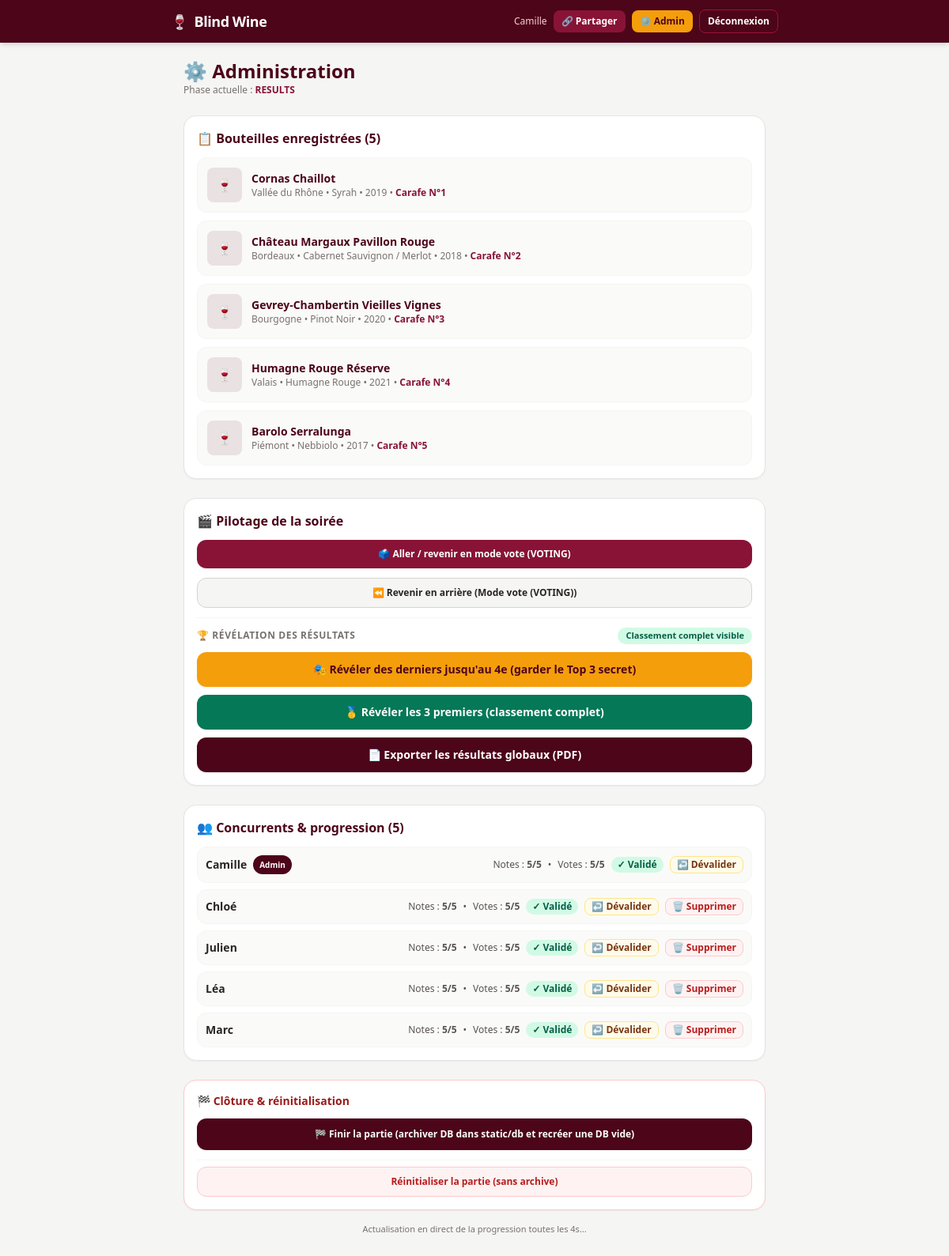
The page /admin (signed in) on the database as committed earlier.
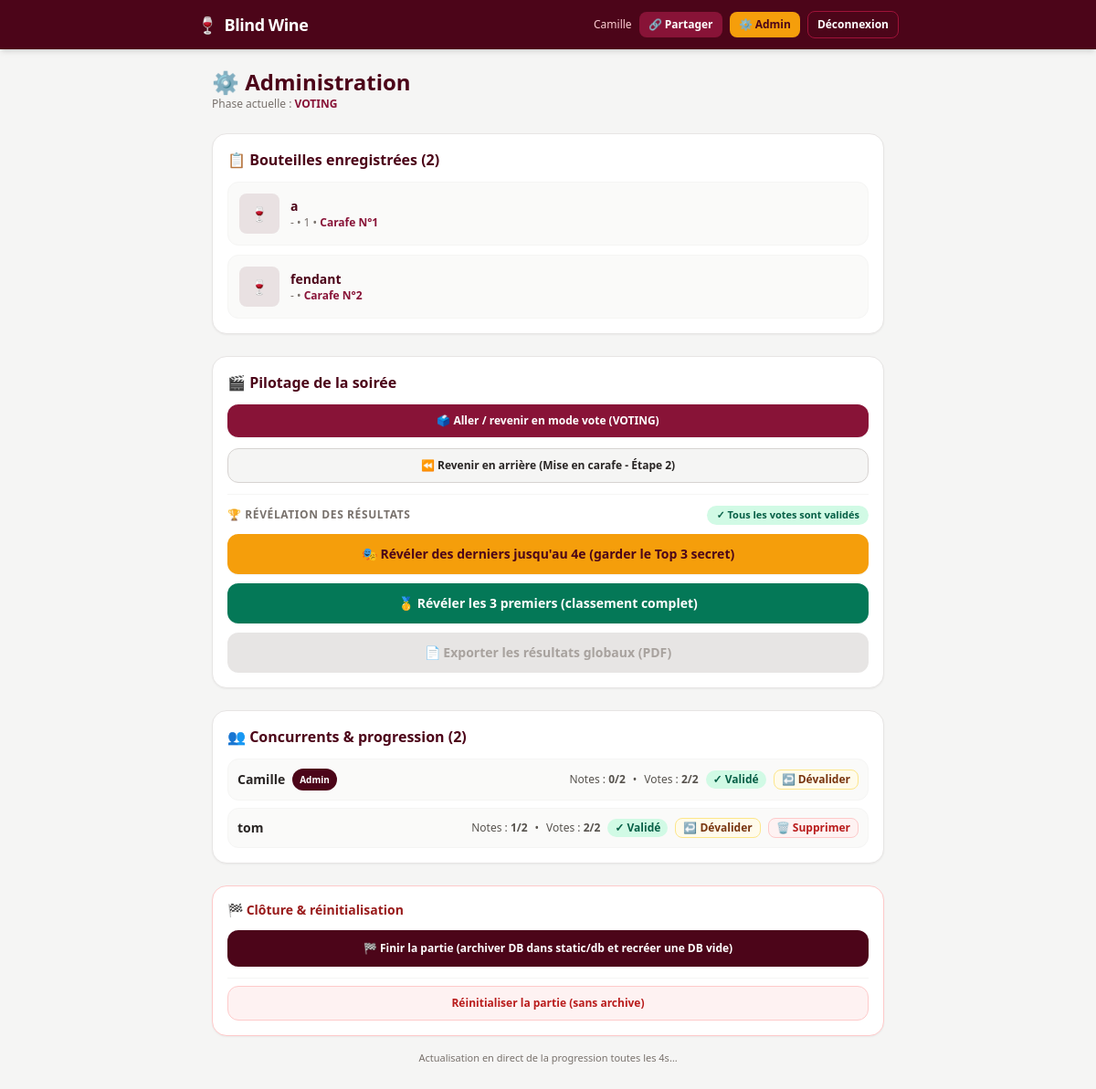
The same page on the database as committed later.
### tables this page shows
CREATE TABLE game_state (
    id INTEGER PRIMARY KEY CHECK (id = 1),
    phase TEXT DEFAULT 'TASTING',
    results_reveal TEXT DEFAULT 'all',
    person_a_id INTEGER,
    person_b_id INTEGER
);

CREATE TABLE wines (
    id INTEGER PRIMARY KEY AUTOINCREMENT,
    name TEXT NOT NULL,
    year TEXT,
    region TEXT,
    image_path TEXT,
    temp_code TEXT,
    carafe_number INTEGER
);

CREATE TABLE users (
    id INTEGER PRIMARY KEY AUTOINCREMENT,
    username TEXT UNIQUE NOT NULL,
    password TEXT NOT NULL,
    is_admin INTEGER DEFAULT 0
, votes_submitted INTEGER DEFAULT 0);

### routes/admin.py (the view, shortened to what this page needs)
@admin_bp.route('/admin', methods=['GET', 'POST'])
@login_required
@admin_required
def admin():
    db = get_db()
    state = db.execute('SELECT * FROM game_state WHERE id = 1').fetchone()
    wines = db.execute('SELECT * FROM wines').fetchall()
    users = db.execute('SELECT * FROM users ORDER BY username').fetchall()
    users_map = {u['id']: u['username'] for u in users}
    carafes_ready = are_wines_in_carafes(wines)
    carafing_started = (
        state['phase'] in ('BLIND_STEP1', 'BLIND_STEP2', 'VOTING', 'RESULTS')
        or carafes_ready
    )
    carafing_completed = (
        carafes_ready
        or state['phase'] in ('VOTING', 'RESULTS')
    )
    can_add_wine = not carafing_started
    can_edit_wine = state['phase'] not in ('VOTING', 'RESULTS')
    can_step_back = state['phase'] in ('BLIND_STEP1', 'BLIND_STEP2', 'VOTING', 'RESULTS')
    prev_phase_labels = {
        'RESULTS': 'Mode vote (VOTING)',
        'VOTING': 'Mise en carafe - Étape 2',
        'BLIND_STEP2': 'Mise en carafe - Étape 1',
        'BLIND_STEP1': 'Dégustation (TASTING)'
    }
    prev_phase_label = prev_phase_labels.get(state['phase'])
    has_enough_wines = len(wines) >= 2
    roles_ready = bool(
        state['person_a_id'] and state['person_b_id'] and state['person_a_id'] != state['person_b_id']
    )
    can_start_step1 = has_enough_wines and roles_ready
    can_force_step2 = has_enough_wines
    can_force_voting = carafes_ready
    expected_carafes = {w['carafe_number'] for w in wines if w['carafe_number'] is not None}
    expected_wine_ids = {w['id'] for w in wines if w['carafe_number'] is not None}
    expected_votes_count = len(expected_carafes)
    all_votes = db.execute('SELECT user_id, carafe_number, guessed_wine_id FROM votes').fetchall()
    votes_by_user = {}
    for v in all_votes:
        votes_by_user.setdefault(v['user_id'], []).append(v)
    progress = []
    all_votes_validated = (len(users) > 0 and expected_votes_count > 0 and carafes_ready)
    for u in users:
        notes_count = db.execute('SELECT COUNT(*) as c FROM notes WHERE user_id = ?', (u['id'],)).fetchone()['c']
        u_votes = votes_by_user.get(u['id'], [])
        is_validated, saved_count = inspect_user_votes(u, u_votes, expected_carafes, expected_wine_ids)
        if not is_validated:
            all_votes_validated = False
        progress.append({
            'user_id': u['id'],
            'username': u['username'],
            'is_admin': u['is_admin'],
            'is_current_user': (u['id'] == session.get('user_id')),
            'notes_done': notes_count,
            'votes_done': saved_count,
            'expected_votes': expected_votes_count,
            'votes_validated': is_validated,
            'total_wines': len(wines)
        })
    can_reveal_results = carafes_ready and all_votes_validated
    can_export_pdf = (state['phase'] == 'RESULTS' and (state['results_reveal'] or 'all') == 'all')
    archived_dbs = []
    if os.path.isdir(config.DB_ARCHIVE_FOLDER):
        archived_dbs = sorted(
            [f for f in os.listdir(config.DB_ARCHIVE_FOLDER) if f.endswith('.db')],
            reverse=True
        )
    return render_template(
        'admin.html',
        state=state,
        phase=state['phase'],
        results_reveal=state['results_reveal'] or 'all',
        wines=wines,
        users=users,
        users_map=users_map,
        progress=progress,
        can_add_wine=can_add_wine,
        can_edit_wine=can_edit_wine,
        carafing_completed=carafing_completed,
        can_step_back=can_step_back,
        prev_phase_label=prev_phase_label,
        carafes_ready=carafes_ready,
        can_start_step1=can_start_step1,
        can_force_step2=can_force_step2,
        can_force_voting=can_force_voting,
        all_votes_validated=all_votes_validated,
        can_reveal_results=can_reveal_results,
        can_export_pdf=can_export_pdf,
        archived_dbs=archived_dbs
    )

### templates/admin.html (shortened to what the changed rows need)
{% extends "base.html" %}
{% block content %}
<div class="mb-6">
  <h1 class="text-2xl font-bold text-rose-950">⚙️ Administration</h1>
  <p class="text-xs text-stone-500">Phase actuelle : <span class="font-bold text-rose-900">{{ phase }}</span></p>
</div>
<div class="bg-white p-4 rounded-2xl shadow-sm border border-stone-200 mb-6">
  <h2 class="font-bold text-base text-rose-950 mb-3">📋 Bouteilles enregistrées ({{ wines|length }})</h2>
  {% if wines %}
  <div class="space-y-2.5">
    {% for w in wines %}
    <div class="p-3 rounded-xl bg-stone-50 border border-stone-100 space-y-3">
      <div class="flex items-center justify-between gap-3">
        <div class="flex items-center gap-3 min-w-0">
          {% if w['image_path'] %}
          <img src="{{ url_for('static', filename=w['image_path']) }}" alt="{{ w['name'] }}"
            class="w-11 h-11 rounded-lg object-cover bg-stone-900 shrink-0">
          {% else %}
          <div class="w-11 h-11 rounded-lg bg-rose-950/10 text-rose-950 flex items-center justify-center shrink-0">🍷
          </div>
          {% endif %}
          <div class="min-w-0">
            <div class="font-bold text-sm text-rose-950 truncate">{{ w['name'] }}</div>
            <div class="text-xs text-stone-500 truncate">
              {{ w['region'] or '-' }} {{ '• ' + w['year'] if w['year'] }}
              {% if w['carafe_number'] %} • <span class="font-bold text-rose-900">Carafe N°{{ w['carafe_number']
                }}</span>{% endif %}
            </div>
          </div>
        </div>
      </div>
    </div>
    {% endfor %}
  </div>
  {% else %}
  <p class="text-xs text-stone-400 italic">Aucune bouteille ajoutée pour le moment.</p>
  {% endif %}
</div>
<div class="bg-white p-4 rounded-2xl shadow-sm border border-stone-200 mb-6 space-y-3">
  <h2 class="font-bold text-base text-rose-950 mb-1">🎬 Pilotage de la soirée</h2>
  {% if can_step_back and prev_phase_label %}
  <form method="POST" onsubmit="return confirm('Revenir à l\'étape précédente ({{ prev_phase_label }}) ?');">
    <button type="submit"
      class="w-full py-2.5 px-3 rounded-xl font-bold text-xs bg-stone-100 hover:bg-stone-200 text-stone-800 border border-stone-300 active:scale-95 transition">
      ⏪ Revenir en arrière ({{ prev_phase_label }})
    </button>
  </form>
  {% endif %}
  <div class="pt-3 border-t border-stone-100 space-y-2.5">
    <div class="flex items-center justify-between gap-2 flex-wrap">
      <span class="text-xs font-bold uppercase tracking-wider text-stone-500">🏆 Révélation des résultats</span>
      {% if not carafes_ready %}
      <span class="text-[11px] font-bold px-2.5 py-0.5 rounded-full bg-stone-100 text-stone-600">
        🔒 Carafes non prêtes
      </span>
      {% elif not all_votes_validated %}
      <span class="text-[11px] font-bold px-2.5 py-0.5 rounded-full bg-red-100 text-red-700">
        🔒 Votes incomplets chez au moins un joueur
      </span>
      {% elif phase == 'RESULTS' %}
      <span
        class="text-[11px] font-bold px-2.5 py-0.5 rounded-full {{ 'bg-amber-100 text-amber-900' if results_reveal == 'bottom_to_top_3' else 'bg-emerald-100 text-emerald-800' }}">
        {{ 'Suspense : Top 3 masqué' if results_reveal == 'bottom_to_top_3' else 'Classement complet visible' }}
      </span>
      {% else %}
      <span class="text-[11px] font-bold px-2.5 py-0.5 rounded-full bg-emerald-100 text-emerald-800">
        ✓ Tous les votes sont validés
      </span>
      {% endif %}
    </div>
    <form method="POST">
      <button type="submit" {% if not can_reveal_results %}disabled{% endif %}
        class="w-full py-3 px-4 rounded-xl font-extrabold text-sm shadow-sm transition {{ 'bg-amber-500 hover:bg-amber-600 text-rose-950 active:scale-95' if can_reveal_results else 'bg-stone-200 text-stone-400 cursor-not-allowed shadow-none' }}">
      </button>
    </form>
    <form method="POST">
      <button type="submit" {% if not can_reveal_results %}disabled{% endif %}
        class="w-full py-3 px-4 rounded-xl font-extrabold text-sm shadow-sm transition {{ 'bg-emerald-700 hover:bg-emerald-800 text-white active:scale-95' if can_reveal_results else 'bg-stone-200 text-stone-400 cursor-not-allowed shadow-none' }}">
      </button>
    </form>
    {% if can_export_pdf %}
    <a href="{{ url_for('game.export_results_pdf') }}"
      class="block text-center w-full py-3 px-4 rounded-xl font-extrabold text-sm bg-rose-950 hover:bg-rose-900 text-white shadow-sm active:scale-95 transition">
      📄 Exporter les résultats globaux (PDF)
    </a>
    {% else %}
    <button type="button" disabled
      class="w-full py-3 px-4 rounded-xl font-extrabold text-sm bg-stone-200 text-stone-400 cursor-not-allowed">
      📄 Exporter les résultats globaux (PDF)
    </button>
    {% endif %}
  </div>
</div>
<div class="bg-white p-4 rounded-2xl shadow-sm border border-stone-200 mb-6">
  <h2 class="font-bold text-base text-rose-950 mb-3">👥 Concurrents & progression ({{ progress|length }})</h2>
  <div id="players-progress-list" class="space-y-2 text-sm">
    {% for p in progress %}
    <div data-user-progress-id="{{ p['user_id'] }}"
      class="flex items-center justify-between gap-2 p-2.5 rounded-xl bg-stone-50 border border-stone-100 flex-wrap">
      <div class="flex items-center gap-2">
        <span class="font-bold text-stone-800">{{ p['username'] }}</span>
        {% if p['is_admin'] %}
        <span class="bg-rose-950 text-white text-[10px] font-bold px-2 py-0.5 rounded-full">Admin</span>
        {% endif %}
      </div>
      <div class="flex items-center gap-2 text-xs text-stone-600 flex-wrap">
        <span>Notes : <b class="prog-notes">{{ p['notes_done'] }}/{{ p['total_wines'] }}</b></span>
        <span>•</span>
        <span>Votes : <b class="prog-votes">{{ p['votes_done'] }}/{{ p['expected_votes'] }}</b></span>
        {% if p['votes_validated'] %}
        <span class="prog-status bg-emerald-100 text-emerald-800 font-bold px-2 py-0.5 rounded-full">✓ Validé</span>
        {% else %}
        <span class="prog-status bg-amber-100 text-amber-900 font-bold px-2 py-0.5 rounded-full">En attente</span>
        {% endif %}
        <form method="POST" class="inline unvalidate-form" data-username="{{ p['username'] }}">
          <button type="submit"
            class="bg-amber-50 hover:bg-amber-100 text-amber-900 border border-amber-200 font-bold px-2 py-0.5 rounded-lg transition">
            ↩ Dévalider
          </button>
        </form>
        {% if not p['is_current_user'] %}
        <form method="POST" class="inline delete-user-form" data-username="{{ p['username'] }}">
          <button type="submit"
            class="bg-red-50 hover:bg-red-100 text-red-700 border border-red-200 font-bold px-2 py-0.5 rounded-lg transition">
            🗑️ Supprimer
          </button>
        </form>
        {% endif %}
      </div>
    </div>
    {% endfor %}
  </div>
</div>
<div class="bg-white p-4 rounded-2xl shadow-sm border border-red-200 space-y-3">
  <h2 class="font-bold text-sm text-red-800">🏁 Clôture & réinitialisation</h2>
</div>
{% endblock %}

### templates/base.html (shortened to what this page needs)
<!DOCTYPE html>
<html lang="fr">
<head>
  <script src="https://cdn.tailwindcss.com"></script>
</head>
<body class="bg-stone-100 text-stone-800 min-h-screen pb-8">
  {% if session.get('user_id') %}
  <header class="bg-rose-950 text-white px-4 py-3 shadow-md sticky top-0 z-30">
    <div class="max-w-3xl mx-auto flex items-center justify-between gap-2">
      <a href="{{ url_for('game.index') }}"
        class="font-extrabold tracking-tight text-lg flex items-center gap-2 shrink-0">
        <span>🍷</span>
        <span>Blind Wine</span>
      </a>
      <div class="flex items-center gap-2 text-xs flex-wrap justify-end">
        <span class="text-rose-200 hidden sm:inline">{{ session.get('username') }}</span>
        <a href="{{ url_for('game.share') }}"
          class="bg-rose-900 hover:bg-rose-800 px-2.5 py-1.5 rounded-lg font-bold transition">
          🔗 Partager
        </a>
        {% if session.get('is_admin') %}
        <a href="{{ url_for('admin.admin') }}"
          class="bg-amber-500 hover:bg-amber-400 text-rose-950 px-2.5 py-1.5 rounded-lg font-extrabold transition">
          ⚙️ Admin
        </a>
        {% endif %}
        <a href="{{ url_for('auth.logout') }}"
          class="bg-rose-950 hover:bg-rose-900 border border-rose-800 px-2.5 py-1.5 rounded-lg font-semibold transition">
          Déconnexion
        </a>
      </div>
    </div>
  </header>
  {% endif %}
  <main class="max-w-3xl mx-auto px-4 pt-5">
    {% if message %}
    <div class="bg-white p-6 rounded-2xl shadow-sm border border-stone-200 text-center space-y-3 mt-6">
      <div class="text-3xl">⏳</div>
      <p class="font-bold text-rose-950 text-base">{{ message }}</p>
      <p class="text-xs text-stone-500">
        Actualisation automatique dans <span id="auto-refresh-countdown" class="font-extrabold text-rose-900">5</span>s…
      </p>
      <div class="pt-1 flex items-center justify-center gap-2 flex-wrap">
        <button type="button" onclick="window.location.reload()"
          class="inline-flex items-center gap-1.5 bg-rose-900 hover:bg-rose-950 text-white text-xs font-bold px-4 py-2 rounded-xl transition">
          🔄 Actualiser maintenant
        </button>
        <button type="button" id="toggle-auto-refresh"
          class="inline-flex items-center gap-1.5 bg-stone-100 hover:bg-stone-200 text-stone-700 border border-stone-300 text-xs font-bold px-3.5 py-2 rounded-xl transition">
          ⏸️ Mettre en pause
        </button>
      </div>
    </div>
    <script>
      document.addEventListener('DOMContentLoaded', function () {
        const intervalSeconds = 5;
        let remaining = intervalSeconds;
        let paused = false;
        const countdownEl = document.getElementById('auto-refresh-countdown');
        const toggleBtn = document.getElementById('toggle-auto-refresh');
        function updateLabel() {
          if (countdownEl) {
            countdownEl.textContent = remaining;
          }
        }
        if (toggleBtn) {
          toggleBtn.addEventListener('click', function () {
            paused = !paused;
            if (paused) {
              toggleBtn.textContent = '▶️ Reprendre auto-refresh';
            } else {
              remaining = intervalSeconds;
              updateLabel();
              toggleBtn.textContent = '⏸️ Mettre en pause';
            }
          });
        }
        // Évite de recharger si l'utilisateur revient depuis l'historique arrière du navigateur
        window.addEventListener('pageshow', function (event) {
          if (event.persisted) {
            remaining = intervalSeconds;
            updateLabel();
          }
        });
        setInterval(function () {
          if (paused || document.hidden) return;
          remaining -= 1;
          if (remaining <= 0) {
            window.location.reload();
          } else {
            updateLabel();
          }
        }, 1000);
      });
    </script>
    {% else %}
    {% block content %}{% endblock %}
    {% endif %}
  </main>
</body>
</html>

Rows that differ between the two databases and show on the page:
removed wines: name "Cornas Chaillot", region "Vallée du Rhône • Syrah", year "• 2019", carafe_number "1"
removed wines: name "Château Margaux Pavillon Rouge", region "Bordeaux • Cabernet Sauvignon / Merlot", year "• 2018", carafe_number "2"
removed wines: name "Gevrey-Chambertin Vieilles Vignes", region "Bourgogne • Pinot Noir", year "• 2020", carafe_number "3"
removed wines: name "Humagne Rouge Réserve", region "Valais • Humagne Rouge", year "• 2021", carafe_number "4"
removed wines: name "Barolo Serralunga", region "Piémont • Nebbiolo", year "• 2017", carafe_number "5"
removed users: username "Chloé", notes_done "5", total_wines "5", votes_done "5", expected_votes "5"
removed users: username "Julien", notes_done "5", total_wines "5", votes_done "5", expected_votes "5"
removed users: username "Léa", notes_done "5", total_wines "5", votes_done "5", expected_votes "5"
removed users: username "Marc", notes_done "5", total_wines "5", votes_done "5", expected_votes "5"
computed for users "Camille": notes_done "5" → "0"; total_wines "5" → "2"; votes_done "5" → "2"; expected_votes "5" → "2"
changed game_state: phase "RESULTS" → "VOTING"; results_reveal "Classement complet visible" → (not shown)
added wines: name "a", region "-", year "• 1", carafe_number "1"
added wines: name "fendant", region "-", carafe_number "2"
added users: username "tom", notes_done "1", total_wines "2", votes_done "2", expected_votes "2"
Other text that changed with them:
{{ wines|length }}: "5" → "2"
{{ prev_phase_label }}: "Mode vote (VOTING)" → "Mise en carafe - Étape 2"
{{ progress|length }}: "5" → "2"
text now shown: "✓ Tous les votes sont validés"
